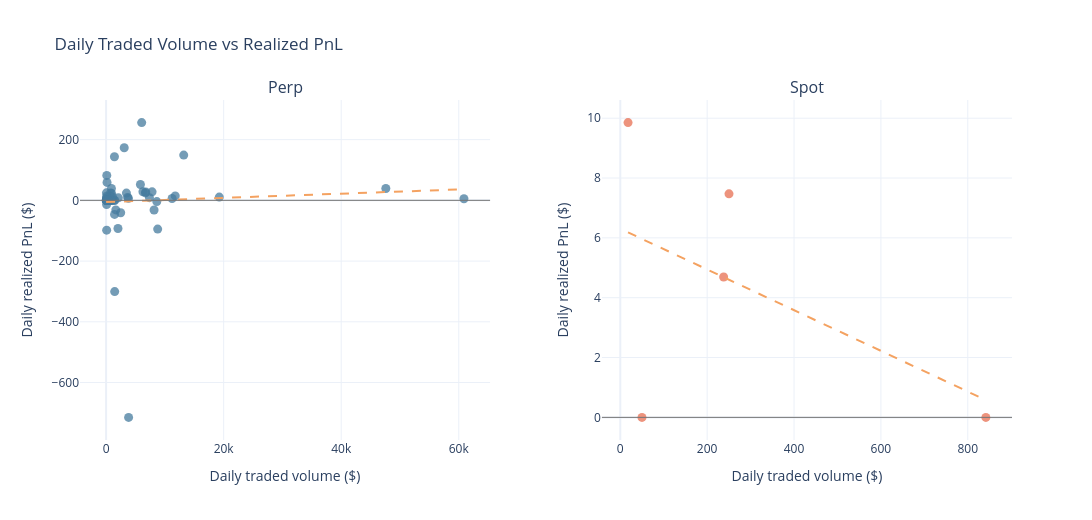

The notebook cell saved with this chart:
### Markdown cell above
## Traded volume vs realized PnL chart

Daily fill volume and realized PnL pooled across wallets.

### Code cell
analytics.show_volume_chart()
